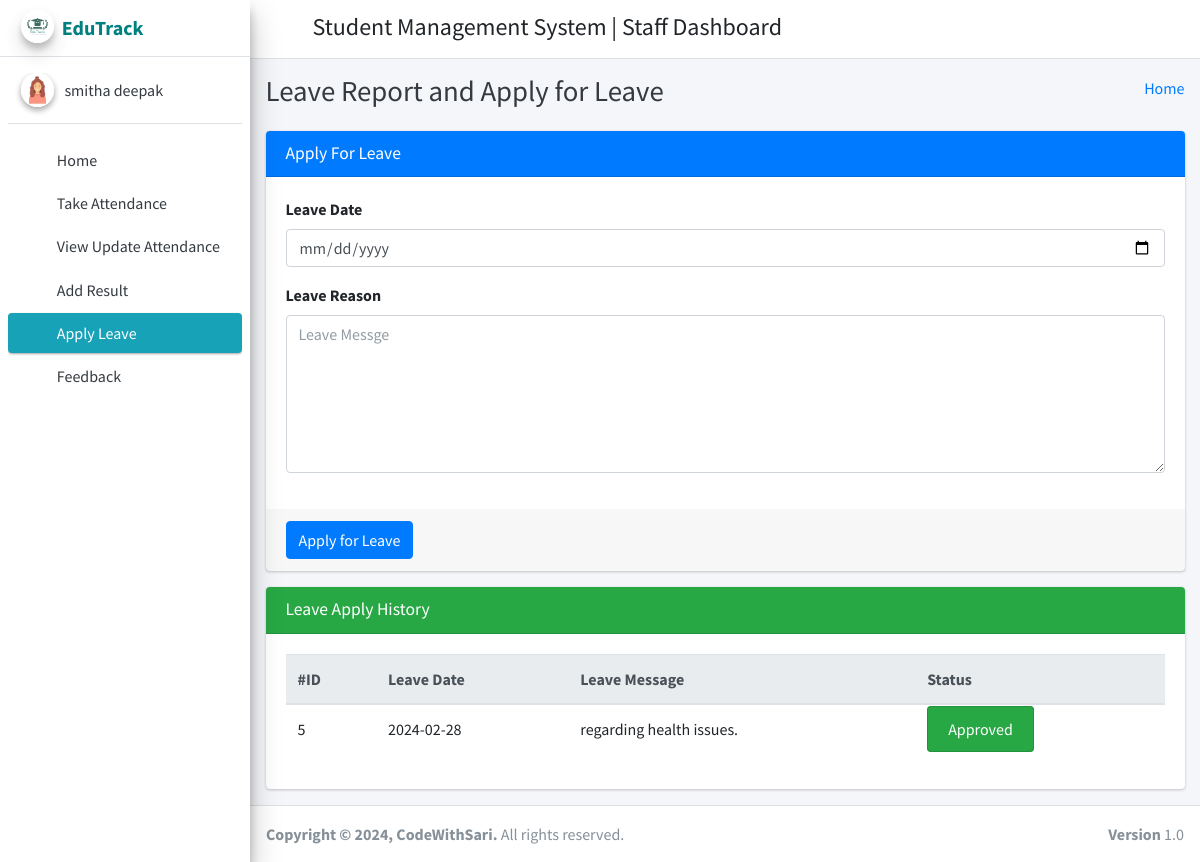
Screenshot of /staff_apply_leave/ (signed in) with the database file from the repository.
### student_management_app/models.py (models this page shows)
class CustomUser(AbstractUser):
    user_type_data = ((1, "HOD"), (2, "Staff"), (3, "Student"))
    user_type = models.CharField(default=1, choices=user_type_data, max_length=10)

class LeaveReportStaff(models.Model):
    id = models.AutoField(primary_key=True)
    staff_id = models.ForeignKey(Staffs, on_delete=models.CASCADE)
    leave_date = models.CharField(max_length=255)
    leave_message = models.TextField()
    leave_status = models.IntegerField(default=0)
    created_at = models.DateTimeField(auto_now_add=True)
    updated_at = models.DateTimeField(auto_now=True)
    objects = models.Manager()

### student_management_app/StaffViews.py (the view)
# urls.py: path('staff_apply_leave/', StaffViews.staff_apply_leave, name="staff_apply_leave"),
def staff_apply_leave(request):
    staff_obj = Staffs.objects.get(admin=request.user.id)
    leave_data = LeaveReportStaff.objects.filter(staff_id=staff_obj)
    context = {
        "leave_data": leave_data
    }
    return render(request, "staff_template/staff_apply_leave_template.html", context)

### student_management_app/templates/staff_template/staff_apply_leave_template.html (shortened to what this page needs)
{% extends 'staff_template/base_template.html' %}
{% block page_title %}
    Leave Report and Apply for Leave
{% endblock page_title %}
{% block main_content %}
{% load static %}
<section class="content">
        <div class="container-fluid">
            <div class="row">
                <div class="col-md-12">
                    <div class="card card-primary">
                    <div class="card-header">
                        <h3 class="card-title">Apply For Leave</h3>
                    </div>
                    <form method="POST" action="{% url 'staff_apply_leave_save' %}">
                        <div class="card-body">
                            <div class="form-group">
                                <label>Leave Date </label>
                                <input type="date" name="leave_date" class="form-control" />
                            </div>
                            <div class="form-group">
                                <label>Leave Reason </label>
                                <textarea name="leave_message" class="form-control" rows="6" placeholder="Leave Messge"></textarea>
                            </div>
                        </div>
                        <div class="card-footer">
                        <button type="submit" class="btn btn-primary">Apply for Leave</button>
                        </div>
                    </form>
                    </div>
                </div>
            </div>
            <div class="row">
                <div class="col-md-12">
                    <div class="card card-success">
                        <div class="card-header">
                            <h3 class="card-title">Leave Apply History</h3>
                        </div>
                        <div class="card-body">
                           <div class="table-responsive">
                                <table class="table">
                                    <thead class="thead-light">
                                    <tr>
                                        <th>#ID</th>
                                        <th>Leave Date</th>
                                        <th>Leave Message</th>
                                        <th>Status</th>
                                    </tr>
                                    </thead>
                                    {% for leave in leave_data %}
                                    <tr>
                                        <td>{{ leave.id }}</td>
                                        <td>{{ leave.leave_date }}</td>
                                        <td>{{ leave.leave_message }}</td>
                                        <td>
                                            {% if leave.leave_status == 1 %}
                                                <span class="alert alert-success">Approved</span>
                                            {% elif leave.leave_status == 2 %}
                                                <span class="alert alert-danger">Rejected</span>
                                            {% else %}
                                                <span class="alert alert-warning">Pending</span>
                                            {% endif %}
                                        </td>
                                    </tr>
                                    {% endfor %}
                                </table>
                            </div>
                        </div>
                    </div>
                </div>
            </div>
        </div>
      </section>
  {% endblock main_content %}

### student_management_app/templates/staff_template/sidebar_template.html (shortened to what this page needs)
{% load static %}
<aside class="main-sidebar sidebar-light-info elevation-4">
      <a href="{% url 'staff_home' %}" class="brand-link">
        <img src="{% static 'dist/img/edutracklogo.jpeg' %}" alt="EduTrackLogo" class="brand-image img-circle elevation-3"
            style="opacity: .8">
        <span class="brand-text font-weight-bold" style="color: teal;">EduTrack</span>
      </a>
      <div class="sidebar">
        <div class="user-panel mt-3 pb-3 mb-3 d-flex">
          <div class="image">
            <img src="{% static 'dist/img/profpicgirl2.jpg' %}" class="img-circle elevation-2" alt="User Image">
          </div>
          <div class="info">
            <a href="{% url 'staff_profile' %}" class="d-block">{{ user.first_name }} {{ user.last_name }}</a>
          </div>
        </div>
        <nav class="mt-2">
          <ul class="nav nav-pills nav-sidebar flex-column" data-widget="treeview" role="menu" data-accordion="false">
            <li class="nav-item">
              {% url 'staff_home' as staff_home %}
              <a href="{{ staff_home }}" class="nav-link {% if request.path == staff_home %} active {% endif %}">
                <i class="nav-icon fas fa-tachometer-alt"></i>
                <p>
                  Home
                </p>
              </a>
            </li>
            <li class="nav-item">
              {% url 'staff_take_attendance' as staff_take_attendance %}
              <a href="{{ staff_take_attendance }}" class="nav-link {% if request.path == staff_take_attendance %} active {% endif %}">
                <i class="nav-icon fas fa-calendar-plus"></i>
                <p>
                  Take Attendance
                </p>
              </a>
            </li>
            <li class="nav-item">
              {% url 'staff_update_attendance' as staff_update_attendance %}
              <a href="{{ staff_update_attendance }}" class="nav-link {% if request.path == staff_update_attendance %} active {% endif %}">
                <i class="nav-icon fas fa-calendar-alt"></i>
                <p>
                  View Update Attendance
                </p>
              </a>
            </li>
            <li class="nav-item">
              {% url 'staff_add_result' as staff_add_result %}
              <a href="{{ staff_add_result }}" class="nav-link {% if request.path == staff_add_result %} active {% endif %}">
                <i class="nav-icon fas fa-tasks"></i>
                <p>
                  Add Result
                </p>
              </a>
            </li>
            <li class="nav-item">
              {% url 'staff_apply_leave' as staff_apply_leave %}
              <a href="{{ staff_apply_leave }}" class="nav-link {% if request.path == staff_apply_leave %} active {% endif %}">
                <i class="nav-icon fas fa-envelope-open-text"></i>
                <p>
                  Apply Leave
                </p>
              </a>
            </li>
            <li class="nav-item">
              {% url 'staff_feedback' as staff_feedback %}
              <a href="{{ staff_feedback }}" class="nav-link {% if request.path == staff_feedback %} active {% endif %}">
                <i class="nav-icon fas fa-comments"></i>
                <p>
                  Feedback
                </p>
              </a>
            </li>
          </ul>
        </nav>
      </div>
    </aside>

### rows the page displays
CustomUser: first_name "smitha", last_name "deepak"
LeaveReportStaff: id "5", leave_date "2024-02-28", leave_message "regarding health issues.", leave_status "Approved"
